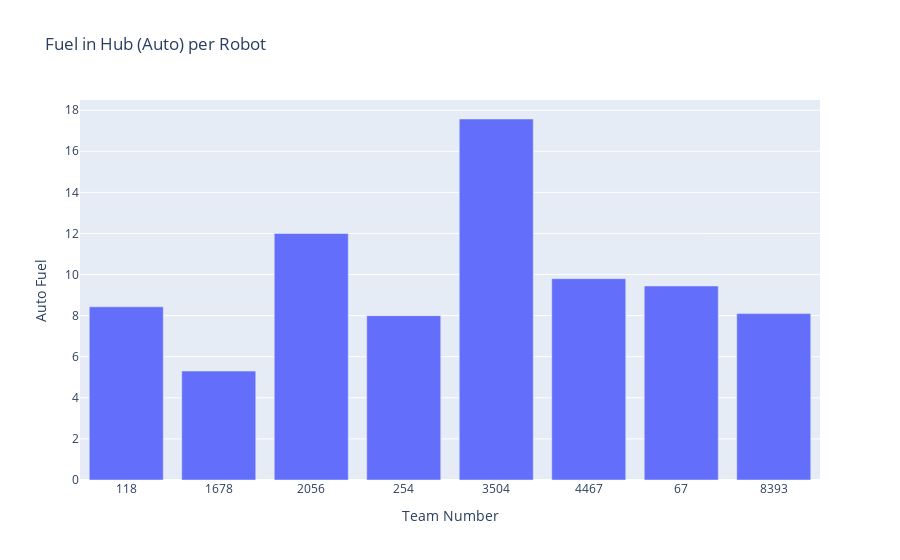

Notebook code for this chart:
### Code cell
fig = px.bar(avg_overall, y="Auto Fuel", title="Fuel in Hub (Auto) per Robot")
fig.show()

### Figure 1 — Plotly figure (JSON) as saved in the notebook; plotly's stock layout.template omitted (floating-point values rounded to 4 significant figures)
{"data": [{"hovertemplate": "Team Number=%{x}<br>Auto Fuel=%{y}<extra></extra>", "legendgroup": "", "marker": {"color": "#636efa", "pattern": {"shape": ""}}, "name": "", "orientation": "v", "showlegend": false, "textposition": "auto", "type": "bar", "x": ["118", "1678", "2056", "254", "3504", "4467", "67", "8393"], "xaxis": "x", "y": [8.429, 5.3, 12.0, 8.0, 17.57, 9.8, 9.444, 8.1], "yaxis": "y"}], "layout": {"barmode": "relative", "legend": {"tracegroupgap": 0}, "title": {"text": "Fuel in Hub (Auto) per Robot"}, "xaxis": {"anchor": "y", "domain": [0, 1], "title": {"text": "Team Number"}}, "yaxis": {"anchor": "x", "domain": [0, 1], "title": {"text": "Auto Fuel"}}}}
